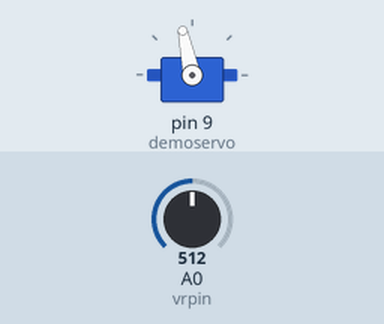
The sketch below on a simulated Arduino Uno, built with avr-gcc and run on an emulated ATmega328P. Parts: servo. The test bench sets the inputs (shaded band); at power-on: A0 (vrpin) = 512.

Above: at 1.2 s.
1.3 s: A0 (vrpin) set to 716
At 2.5 s:
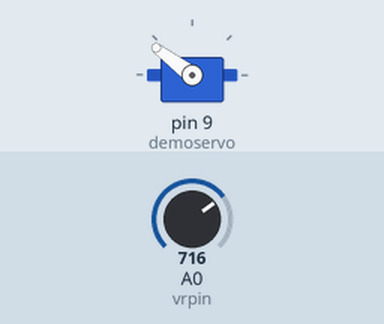
2.8 s: A0 (vrpin) set to 900
At 4.0 s:
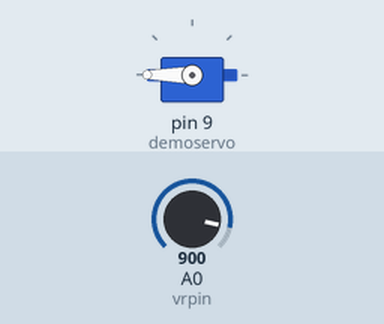
4.3 s: A0 (vrpin) set to 306
At 4.9 s:
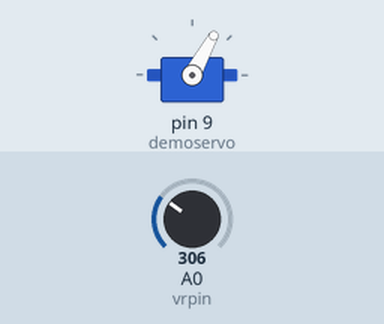
5.8 s: A0 (vrpin) set to 122
At 6.4 s:
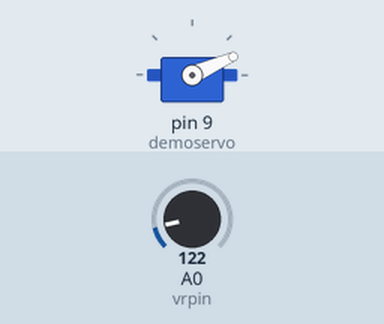
7.3 s: A0 (vrpin) set to 0
At 8.2 s:
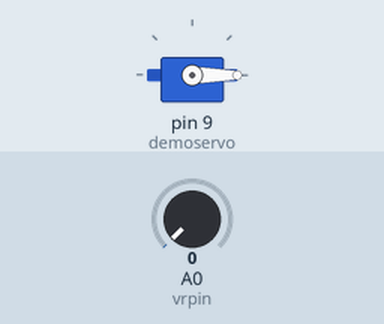
8.8 s: A0 (vrpin) set to 511
At 9.8 s:
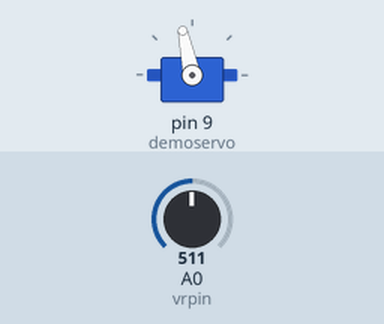
Timing chart, 0 to 11.3 s (numbered marks = the images above; inputs shaded):
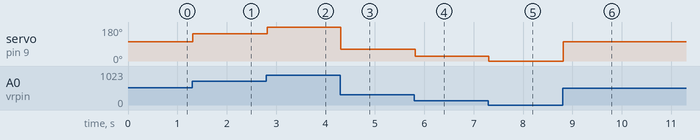

The sketch:

Servo_Demo.ino
```cpp
/*********************************
// Servo motor demonstartion program
// By Bob Davis
// July 10, 2013
// Servo Connected to Gnd, Vin, and D9
// Variable resistor on AO, high=5V and low end=Gnd
/**********************************/

#include <Servo.h>
Servo demoservo;
// The variable resistor is on A0
int vrpin = 0;
int pos;

void setup()
{
// The servo is on pin 9
  demoservo.attach(9);
}

void loop()
{
// Read the variable resistor, 1024/5=205 degrees rotation
// Values over 180 are ignored
  pos = analogRead(vrpin)/5;
// send the position to the servo
  demoservo.write(pos);
  delay(25);
}
```

Measured:
- after the input at 1.3 s, servo on pin 9 (demoservo): 102° → 143° at once
- after the input at 2.8 s, servo on pin 9 (demoservo): 143° → 180° at once
- after the input at 4.3 s, servo on pin 9 (demoservo): 180° → 61° at once
- after the input at 5.8 s, servo on pin 9 (demoservo): 61° → 24° at once
- after the input at 7.3 s, servo on pin 9 (demoservo): 24° → 0° at once
- after the input at 8.8 s, servo on pin 9 (demoservo): 0° → 102° at once
